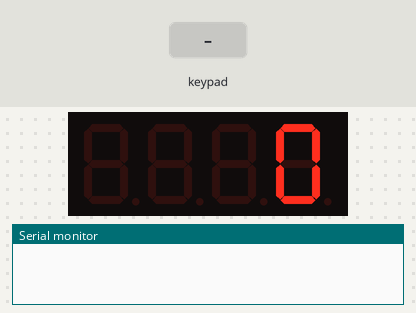
The sketch below on a simulated Arduino Uno, built with avr-gcc and run on an emulated ATmega328P. Parts: 4-digit seven-segment display, the last lines printed to the serial monitor. The inputs (shaded band) are chosen by the test bench.

Above: at 1.2 s.
1.3 s: keypad keys 2 3 4 5 pressed 0.4 s apart
At 3.8 s:
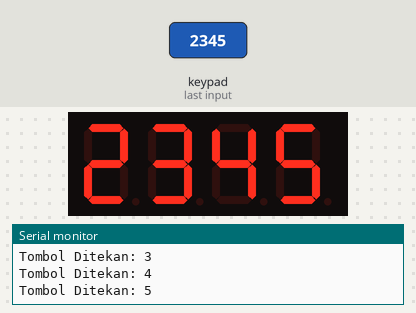
4.4 s: key '1' pressed
At 5.3 s:
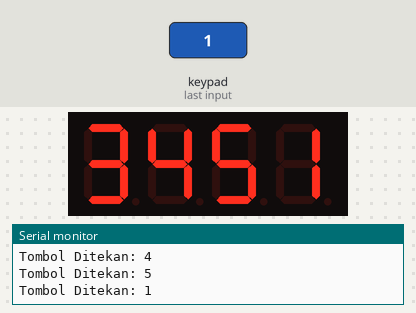
5.9 s: keypad keys 2 3 4 5 # pressed 0.4 s apart
At 6.52 s:
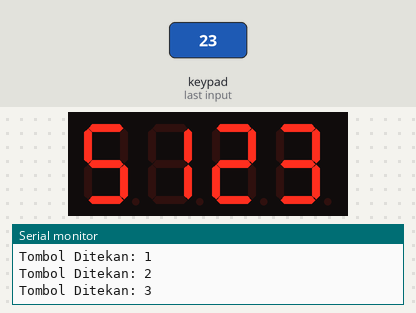
9.4 s: keypad keys 2 3 4 5 * pressed 0.4 s apart
At 9.62 s:
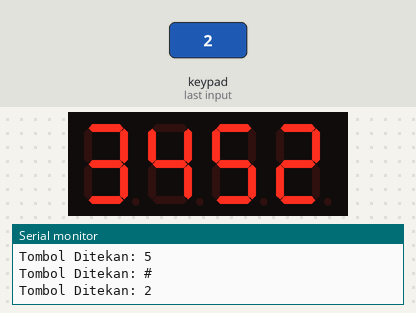
12.9 s: keypad keys 6 7 8 9 A pressed 0.4 s apart
At 15.0 s:
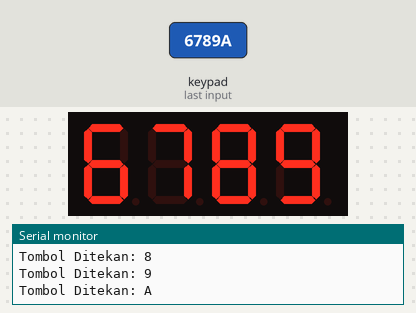
16.4 s: key '0' pressed
At 16.9 s:
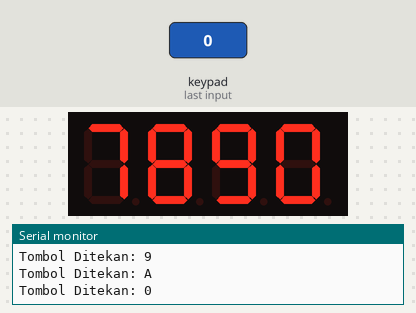
Timing chart, 0 to 18.9 s (numbered marks = the images above; inputs shaded):
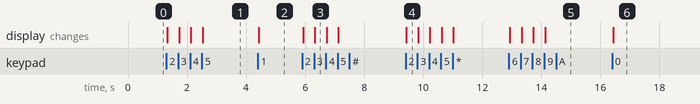

The sketch:

Lat_12.ino
```cpp
#include <Keypad.h>
#include <TM1637Display.h>

// Define the keypad layout
const byte ROWS = 4;
const byte COLS = 4;

// Define the keypad layout
char keys[ROWS][COLS] = {
  {'1', '4', '7', '*'},
  {'3', '6', '9', '0'},
  {'2', '5', '8', '#'},
  {'A', 'B', 'C', 'D'}
};

// Define row and column pins
byte rowPins[ROWS] = {2, 3, 4, 5};
byte colPins[COLS] = {6, 7, 8, 9};

// Create the Keypad object
Keypad customKeypad = Keypad( makeKeymap(keys), rowPins, colPins, ROWS, COLS);


// Module connection pins (Digital Pins)
// Sesuaikan pin ini dengan kabel yang Anda gunakan!
#define CLK 22  // Contoh: Pin Digital 2
#define DIO 24  // Contoh: Pin Digital 3

TM1637Display display(CLK, DIO);

long displayValue = 0; // Menggunakan long untuk menampung beberapa digit
int digitCount = 0;    // Menghitung berapa digit yang sudah dimasukkan


void setup() {
  Serial.begin(9600);

  // Inisialisasi display
  display.setBrightness(0x0a);

  // Tampilkan angka 0 awal
  display.showNumberDec(0, false);
}


void loop() {
  // 1. Baca tombol yang ditekan (Keypad)
  char key = customKeypad.getKey();

  // 2. Jika ada tombol yang ditekan (key != 0), proses input
  if (key != NO_KEY) {
    Serial.print("Tombol Ditekan: ");
    Serial.println(key);

    // Cek apakah tombol yang ditekan adalah digit (0-9)
    if (key >= '0' && key <= '9') {
      int digit = key - '0'; // Konversi karakter '1' menjadi integer 1

      // Batasi input maksimal 4 digit (sesuai TM1637 4-digit)
      if (digitCount < 4) {
        // Logika untuk menambahkan digit baru:
        // Geser nilai lama ke kiri (dikalikan 10), lalu tambahkan digit baru
        displayValue = (displayValue * 10) + digit;
        digitCount++;
      } else {
        // Jika sudah 4 digit, nilai yang masuk menggantikan digit paling kanan (opsional, bisa juga diabaikan)
        displayValue = (displayValue * 10) + digit;
        displayValue %= 10000; // Hanya ambil 4 digit terakhir
      }

      // Tampilkan nilai terbaru ke 7-segment
      // 'false' di akhir berarti tidak menampilkan titik nol di depan (leading zero)
      display.showNumberDec(displayValue, false);
    }

    // Cek tombol fungsi khusus
    else if (key == '*') {
      // Tombol '*' untuk RESET (opsional)
      displayValue = 0;
      digitCount = 0;
      display.showNumberDec(0, false);
      Serial.println("Display di-RESET");
    }

    // Tombol selain digit (A, B, C, D, #) akan diabaikan (atau bisa ditambahkan fungsi lain)
  }
}
```

Measured:
- after the input at 1.3 s, the display: first changes at once (image 1 shows a later state)
- after the input at 4.4 s, the display: changes at once (image 2)
- after the input at 5.9 s, the display: first changes at once (image 3 shows a later state)
- after the input at 9.4 s, the display: changes at once (image 4)
- after the input at 12.9 s, the display: first changes at once (image 5 shows a later state)
- after the input at 16.4 s, the display: changes at once (image 6)
